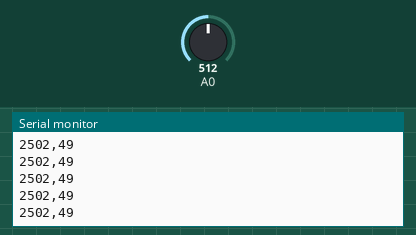
Simulated run of this sketch. Board: Arduino Uno, built with avr-gcc and run on an emulated ATmega328P. Parts: the last lines printed to the serial monitor. Inputs (shaded band) come from the test bench; at power-on: A0 = 512.

Above: at 1.2 s.
1.3 s: A0 set to 716
At 1.32 s:
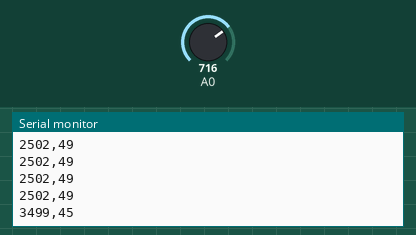
2.8 s: A0 set to 900
At 2.82 s:
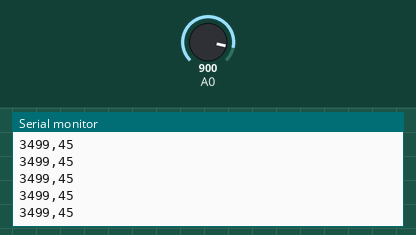
Timing chart, 0 to 5.8 s (numbered marks = the images above; inputs shaded):
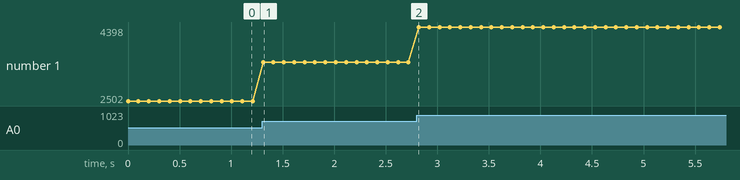

Measured:
- after the input at 1.3 s, the serial monitor: prints a new line at once (image 1)
- plotted number 1: 2502 → 3499 after the input at 1.3 s, 3499 → 4398 after the input at 2.8 s

The sketch:

sensorIRSharp_20-150-objetos.ino
```cpp
class IRsensor {

  private:
    byte pin;
    const long referenceMv = 5000;
    // the following is used to interpolate the distance from a table
    // table entries are distances in steps of 250 millivolts
    const int TABLE_ENTRIES = 12;
    const int firstElement = 2750; // first entry is 250 mV
    const int INTERVAL = 250; // millivolts between each element
    int distance[12] = {150, 140, 130, 120, 110, 100, 90, 80, 70, 60, 50, 45};
    int val;
    int mV;

  public:
    IRsensor(byte pin) {
      this->pin = pin;
      val = 0;
      mV = 0;
      init();
    }

    void init() {
      update();
    }

    void update() {
      val = analogRead(pin);
      mV = (val * referenceMv) / 1023;
    }


    int getCM() {
      update();
      if ( mV > INTERVAL * TABLE_ENTRIES - 1 )
        return distance[TABLE_ENTRIES - 1];
      else
      {
        int index = mV / INTERVAL;
        float frac = (mV % 250) / (float)INTERVAL;
        return distance[index] - ((distance[index] - distance[index + 1]) * frac);
      }
    }

    int getVolts() {
      update();
      return mV;
    }
};


#define IR_1_PIN 0
IRsensor senFront(IR_1_PIN);

void setup()
{
  Serial.begin(9600);
}
void loop()
{
  int mV = senFront.getVolts();
  Serial.print(mV);
  Serial.print(",");
  int cm = senFront.getCM();
  Serial.println(cm);
  delay(100);
}
```
